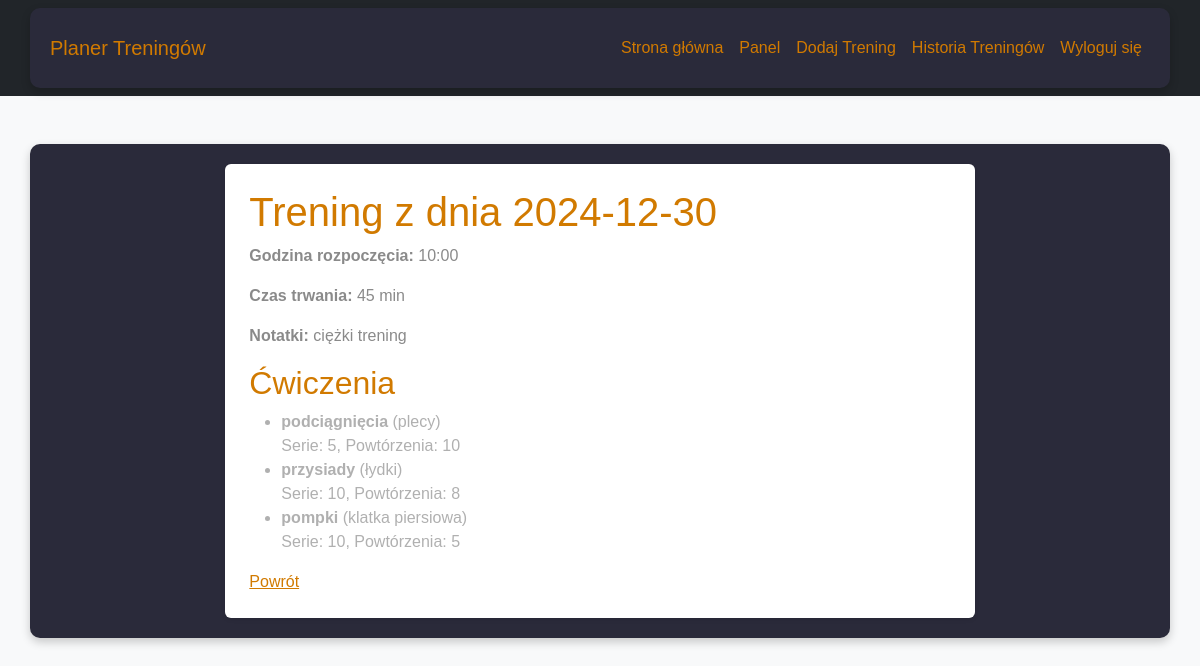
/workout/3 (signed in), run on the app's committed database.
### app.py (models this page shows)
class Workout(db.Model):
    id = db.Column(db.Integer, primary_key=True)
    user_id = db.Column(db.Integer, db.ForeignKey('user.id'), nullable=False)
    date = db.Column(db.String(10), nullable=False)
    start_time = db.Column(db.String(5), nullable=False)
    duration = db.Column(db.String(10), nullable=False)
    notes = db.Column(db.Text)
    user = db.relationship('User', backref=db.backref('workouts', lazy=True))

class Exercise(db.Model):
    id = db.Column(db.Integer, primary_key=True)
    workout_id = db.Column(db.Integer, db.ForeignKey('workout.id'), nullable=False)
    body_part = db.Column(db.String(50), nullable=False)
    name = db.Column(db.String(100), nullable=False)
    sets = db.Column(db.Integer, nullable=False)
    reps = db.Column(db.Integer, nullable=False)
    workout = db.relationship('Workout', backref=db.backref('exercises', lazy=True))

### app.py (the view)
@app.route("/workout/<int:workout_id>")
@login_required
def view_workout(workout_id):
    workout = Workout.query.get_or_404(workout_id)
    exercises = Exercise.query.filter_by(workout_id=workout.id).all()
    return render_template("view_workout.html", workout=workout, exercises=exercises)

### app.py (called while the page is built)
@login_manager.user_loader
def load_user(user_id):
    return User.query.get(int(user_id))

### templates/view_workout.html
{% extends "base.html" %}
{% block content %}
    <h1>Trening z dnia {{ workout.date }}</h1>
    <p><strong>Godzina rozpoczęcia:</strong> {{ workout.start_time }}</p>
    <p><strong>Czas trwania:</strong> {{ workout.duration }} min</p>
    <p><strong>Notatki:</strong> {{ workout.notes or "Brak" }}</p>
    <h2>Ćwiczenia</h2>
    {% if exercises %}
        <ul>
        {% for exercise in exercises %}
            <li>
                <strong>{{ exercise.name }}</strong> ({{ exercise.body_part }})<br>
                Serie: {{ exercise.sets }}, Powtórzenia: {{ exercise.reps }}
            </li>
        {% endfor %}
        </ul>
    {% else %}
        <p>Brak ćwiczeń w tym treningu.</p>
    {% endif %}
    <a href="{{ url_for('workout_history') }}">Powrót</a>
{% endblock %}

### static/style.css (style rules this page uses)
body { background-color: #1e1e2f; color: #b0b0b0; font-family: 'Arial', sans-serif; }
h1, h2 { color: #d17a00; }
p { color: #8a8a8a; font-size: 16px; }
a { color: #d17a00; }

### data on the page
Workout: date "2024-12-30", start_time "10:00", duration "45", notes "ciężki trening"
Exercise: name "podciągnięcia", body_part "plecy", sets "5", reps "10"
Exercise: name "przysiady", body_part "łydki", sets "10", reps "8"
Exercise: name "pompki", body_part "klatka piersiowa", sets "10", reps "5"
